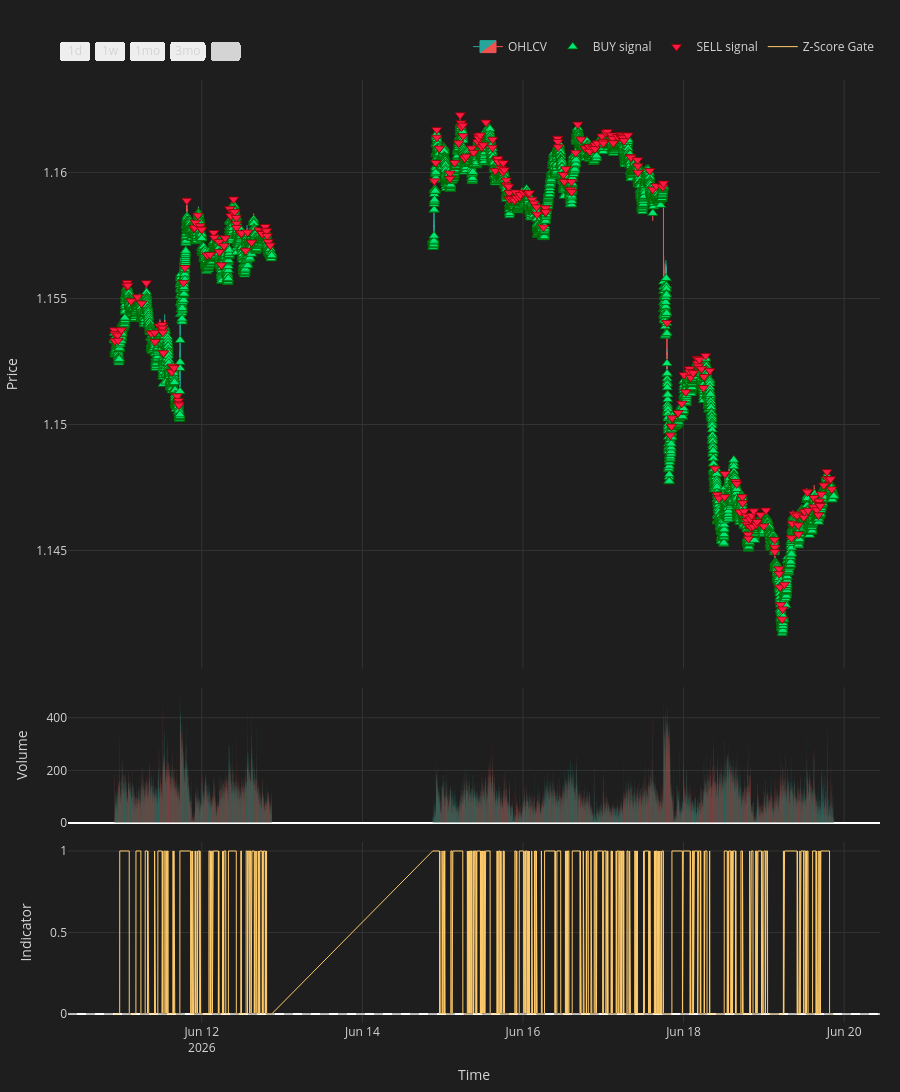

Notebook cell for this chart:
### Code cell
from talib import EMA as talib_EMA
from Learn.labels import super_smoother
from plotly.subplots import make_subplots
import plotly.graph_objects as go

# ── Build chart dataframe ─────────────────────────────────────────────────────
df_chart = df[['Time', 'Open', 'High', 'Low', 'Close', 'Volume']].copy().tail(10_000).reset_index(drop=True)
sig_cols = ['Time', 'signal', 'pred_long', 'pred_short', 'pred_signed']
df_chart = df_chart.merge(df_gated[sig_cols], on='Time', how='left')
df_chart['signal'] = df_chart['signal'].fillna(0).astype(int)
# df_chart['regime'] = df_chart['regime'].fillna(0)

df_chart['z_score'] = (df_chart['Close'] - df_chart['Close'].rolling(100).mean()) / df_chart['Close'].rolling(100).std()
df_chart['z_score_binary'] = (df_chart['z_score'] > 0).astype(int)

# ── Compute regime EMA and slope (same as causal_market_regime internals) ──────
ma_period        = regime_params.get('ma_period', 21) if regime_params else 21
slope_smoothness = regime_params.get('slope_smoothness', 1) if regime_params else 1

ma_arr = talib_EMA(df_chart['Close'].values.astype(float), timeperiod=ma_period)
ma_s   = pd.Series(ma_arr, index=df_chart.index)
slope  = ma_s.diff() / ma_s
df_chart['regime_ma'] = ma_s
df_chart['slope_sm']  = super_smoother(slope, period=max(slope_smoothness, 2))

buy_bars  = df_chart[df_chart['signal'] ==  1]
sell_bars = df_chart[df_chart['signal'] == -1]

atr_series = df_chart['High'].rolling(14).mean() - df_chart['Low'].rolling(14).mean()
offset     = float(atr_series.mean()) * 0.5

vol_colors = np.where(df_chart['Close'] >= df_chart['Open'], '#26a69a', '#ef5350')

fig = make_subplots(rows=3, cols=1, shared_xaxes=True,
                    row_heights=[0.65, 0.15, 0.20], vertical_spacing=0.02)

# ── Row 1: Candlesticks ───────────────────────────────────────────────────────
fig.add_trace(go.Candlestick(
    x=df_chart['Time'], open=df_chart['Open'], high=df_chart['High'],
    low=df_chart['Low'], close=df_chart['Close'], name='OHLCV',
    increasing_line_color='#26a69a', decreasing_line_color='#ef5350',
    increasing_fillcolor='#26a69a', decreasing_fillcolor='#ef5350',
    line=dict(width=1), hoverinfo='skip'), row=1, col=1)

# ── Row 1: BUY / SELL signal markers ─────────────────────────────────────────
fig.add_trace(go.Scatter(
    x=buy_bars['Time'], y=buy_bars['Low'] - offset, mode='markers',
    marker=dict(symbol='triangle-up', size=9, color='#00e676',
                line=dict(color='darkgreen', width=0.8)),
    name='BUY signal', hoverinfo='skip'), row=1, col=1)

fig.add_trace(go.Scatter(
    x=sell_bars['Time'], y=sell_bars['High'] + offset, mode='markers',
    marker=dict(symbol='triangle-down', size=9, color='#ff1744',
                line=dict(color='darkred', width=0.8)),
    name='SELL signal', hoverinfo='skip'), row=1, col=1)

# ── Row 2: Volume ─────────────────────────────────────────────────────────────
fig.add_trace(go.Bar(x=df_chart['Time'], y=df_chart['Volume'],
    marker_color=vol_colors, marker_line_width=0,
    name='Volume', hoverinfo='skip', showlegend=False), row=2, col=1)

# ── Row 3: Z-Score ───────────────────────────────────────────────────────────
fig.add_trace(go.Scatter(
    x=df_chart['Time'], y=df_chart['z_score_binary'],
    mode='lines', line=dict(width=1, color='#ffcb6b'),
    name='Z-Score Gate', hoverinfo='skip',
), row=3, col=1)

fig.add_hline(y=0, line=dict(color='#555555', width=0.8, dash='dash'), row=3, col=1)

fig.update_layout(
    xaxis=dict(rangeslider=dict(visible=False),
               rangeselector=dict(buttons=[
                   dict(count=1, label='1d', step='day', stepmode='backward'),
                   dict(count=7, label='1w', step='day', stepmode='backward'),
                   dict(count=1, label='1mo', step='month', stepmode='backward'),
                   dict(count=3, label='3mo', step='month', stepmode='backward'),
                   dict(step='all', label='All'),
               ]), type='date'),
    xaxis3=dict(title='Time'),
    yaxis=dict(title='Price', fixedrange=False),
    yaxis2=dict(title='Volume', fixedrange=True),
    yaxis3=dict(title='Indicator', fixedrange=True),
    legend=dict(orientation='h', yanchor='bottom', y=1.02, xanchor='right', x=1),
    height=1300, margin=dict(l=60, r=20, t=80, b=60), hovermode=False,
    paper_bgcolor='#1e1e1e', plot_bgcolor='#1e1e1e', font=dict(color='#d4d4d4'),
    xaxis_gridcolor='#333', yaxis_gridcolor='#333',
    xaxis2_gridcolor='#333', yaxis2_gridcolor='#333',
    xaxis3_gridcolor='#333', yaxis3_gridcolor='#333',
)
fig.show()

### Figure 1 — Plotly figure (JSON) as saved in the notebook; plotly's stock layout.template omitted (floating-point values rounded to 4 significant figures; data arrays with more than 128 entries replaced by an {"elided": "..."} marker saying what was removed)
{"data": [{"close": {"elided": "9986 float values"}, "decreasing": {"fillcolor": "#ef5350", "line": {"color": "#ef5350"}}, "high": {"elided": "9986 float values"}, "hoverinfo": "skip", "increasing": {"fillcolor": "#26a69a", "line": {"color": "#26a69a"}}, "line": {"width": 1}, "low": {"elided": "9986 float values"}, "name": "OHLCV", "open": {"elided": "9986 float values"}, "type": "candlestick", "x": {"elided": "9986 str values"}, "xaxis": "x", "yaxis": "y"}, {"hoverinfo": "skip", "marker": {"color": "#00e676", "line": {"color": "darkgreen", "width": 0.8}, "size": 9, "symbol": "triangle-up"}, "mode": "markers", "name": "BUY signal", "type": "scatter", "x": {"elided": "9727 str values"}, "xaxis": "x", "y": {"elided": "9727 float values"}, "yaxis": "y"}, {"hoverinfo": "skip", "marker": {"color": "#ff1744", "line": {"color": "darkred", "width": 0.8}, "size": 9, "symbol": "triangle-down"}, "mode": "markers", "name": "SELL signal", "type": "scatter", "x": {"elided": "259 str values"}, "xaxis": "x", "y": {"elided": "259 float values"}, "yaxis": "y"}, {"hoverinfo": "skip", "marker": {"color": {"elided": "9986 str values"}, "line": {"width": 0}}, "name": "Volume", "showlegend": false, "type": "bar", "x": {"elided": "9986 str values"}, "xaxis": "x2", "y": {"elided": "9986 int values"}, "yaxis": "y2"}, {"hoverinfo": "skip", "line": {"color": "#ffcb6b", "width": 1}, "mode": "lines", "name": "Z-Score Gate", "type": "scatter", "x": {"elided": "9986 str values"}, "xaxis": "x3", "y": {"elided": "9986 int values"}, "yaxis": "y3"}], "layout": {"font": {"color": "#d4d4d4"}, "height": 1300, "hovermode": false, "legend": {"orientation": "h", "x": 1, "xanchor": "right", "y": 1.02, "yanchor": "bottom"}, "margin": {"b": 60, "l": 60, "r": 20, "t": 80}, "paper_bgcolor": "#1e1e1e", "plot_bgcolor": "#1e1e1e", "shapes": [{"line": {"color": "#555555", "dash": "dash", "width": 0.8}, "type": "line", "x0": 0, "x1": 1, "xref": "x3 domain", "y0": 0, "y1": 0, "yref": "y3"}], "xaxis": {"anchor": "y", "domain": [0, 1], "gridcolor": "#333", "matches": "x3", "rangeselector": {"buttons": [{"count": 1, "label": "1d", "step": "day", "stepmode": "backward"}, {"count": 7, "label": "1w", "step": "day", "stepmode": "backward"}, {"count": 1, "label": "1mo", "step": "month", "stepmode": "backward"}, {"count": 3, "label": "3mo", "step": "month", "stepmode": "backward"}, {"label": "All", "step": "all"}]}, "rangeslider": {"visible": false}, "showticklabels": false, "type": "date"}, "xaxis2": {"anchor": "y2", "domain": [0, 1], "gridcolor": "#333", "matches": "x3", "showticklabels": false}, "xaxis3": {"anchor": "y3", "domain": [0, 1], "gridcolor": "#333", "title": {"text": "Time"}}, "yaxis": {"anchor": "x", "domain": [0.376, 1], "fixedrange": false, "gridcolor": "#333", "title": {"text": "Price"}}, "yaxis2": {"anchor": "x2", "domain": [0.212, 0.356], "fixedrange": true, "gridcolor": "#333", "title": {"text": "Volume"}}, "yaxis3": {"anchor": "x3", "domain": [0, 0.192], "fixedrange": true, "gridcolor": "#333", "title": {"text": "Indicator"}}}}
